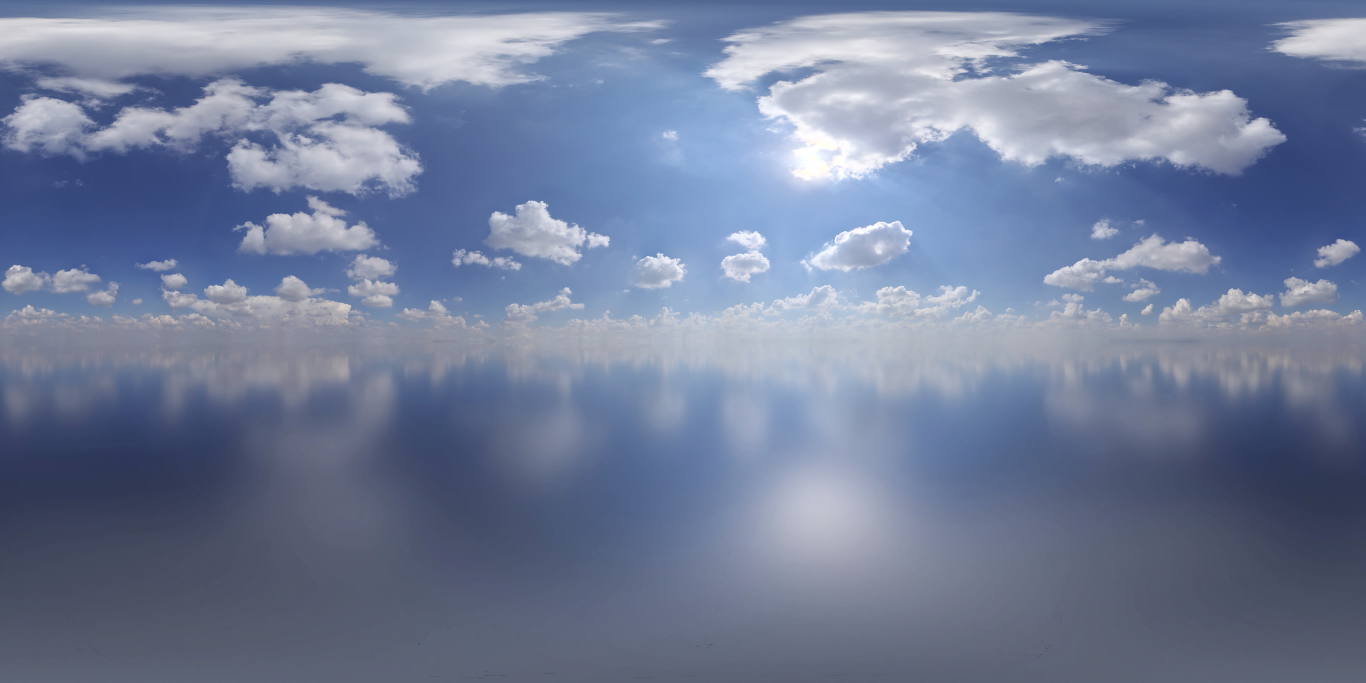
#> input picture assets/racer/sky.jpg, 4096 x 2048 px (shown at 1/3 size)
$ python make_night_sky.py
#> lines starting #> are read from the running program, lines starting #| are printed output that depends on the picture
#!/usr/bin/env python3
"""Writes the Ring Racer night sky assets/racer/night_sky.jpg from the day panorama assets/racer/sky.jpg.

Usage: python make_night_sky.py [<day panorama> [<night panorama>]]   (needs Pillow and NumPy)

The clouds of the day photo (white where the blue sky is not) become dark grey night clouds; near the moon their edges
catch some light. The moon sits where the sun is in the day photo (u 0.59, v 0.24), so the game's directional light,
which is the sun by day and the moon by night, keeps its direction. Stars shine only through the clear sky, and the lower
half fades into a dark haze.
"""
import sys
from pathlib import Path

import numpy as np
from PIL import Image, ImageFilter

ROOT = Path(__file__).resolve().parents[2]


def smoothstep(low: float, high: float, x: np.ndarray) -> np.ndarray:
    t = np.clip((x - low) / (high - low), 0.0, 1.0)
    return t * t * (3.0 - 2.0 * t)


def main() -> None:
    day_path = Path(sys.argv[1]) if len(sys.argv) > 1 else ROOT / "assets/racer/sky.jpg"
    night_path = Path(sys.argv[2]) if len(sys.argv) > 2 else ROOT / "assets/racer/night_sky.jpg"
    day = np.asarray(Image.open(day_path).convert("RGB")).astype(np.float32) / 255.0
    height, width, _ = day.shape
#> height = 2048; width = 4096
    v = (np.arange(height, dtype=np.float32) + 0.5)[:, None] / height        # 0 at the zenith, 0.5 at the horizon
#> v = 2048 values from 0.000244 to 1
    u = (np.arange(width, dtype=np.float32) + 0.5)[None, :] / width
    elevation = np.clip(1.0 - 2.0 * v, -1.0, 1.0)                             # 1 at the zenith, 0 at the horizon

    # Clouds: the day sky is blue (red well below blue), clouds are white or grey. Shade keeps their structure.
    red, blue = day[..., 0], day[..., 2]
    cloud = smoothstep(0.66, 0.9, red / np.maximum(blue, 1e-3)) * smoothstep(-0.02, 0.06, elevation)
#> in smoothstep, `return t * t * (3.0 - 2.0 * t)`:
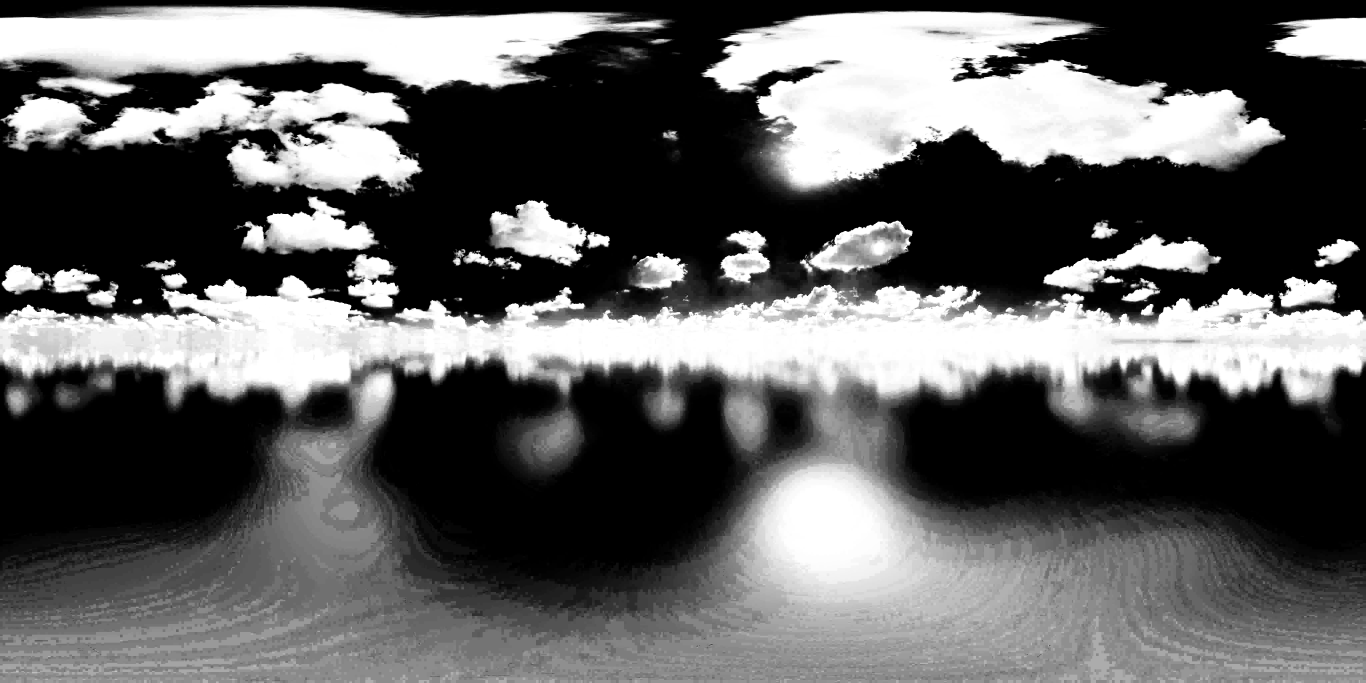
#> returned value: shape (2048, 4096) float32 (shown at 1/3 size); min 0, max 1, mean 0.383
    shade = day.mean(axis=2)
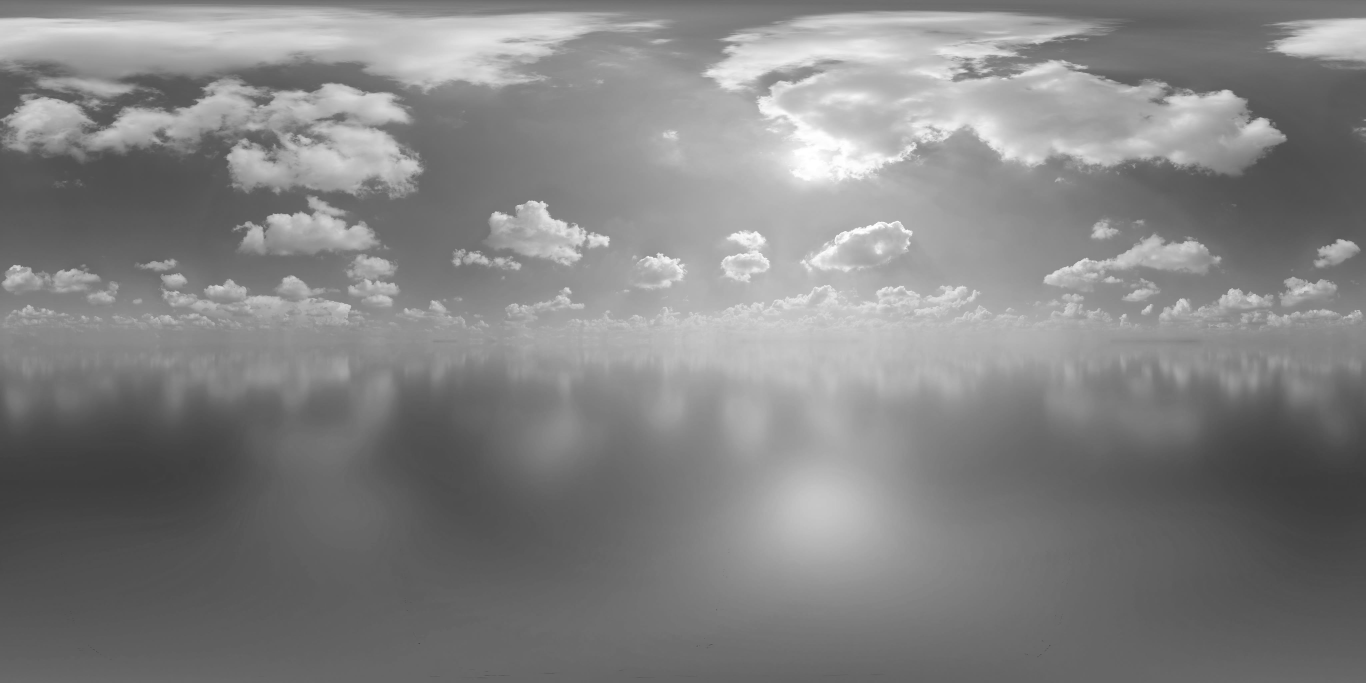
#> shade: shape (2048, 4096) float32 (shown at 1/3 size); min 0.122, max 1, mean 0.514

    # Sky: deep blue at the zenith, a little lighter at the horizon.
    zenith, horizon = np.array([5, 7, 17], np.float32), np.array([26, 30, 46], np.float32)
    mix = np.clip(elevation, 0.0, 1.0)[..., None] ** 0.5
    sky = np.broadcast_to(horizon * (1.0 - mix) + zenith * mix, (height, width, 3)).copy()

    # Moon where the sun is, with a soft glow around it.
    du = np.minimum(np.abs(u - 0.59), 1.0 - np.abs(u - 0.59)) * width
    dv = (v - 0.24) * height
#> dv = 2048 values from -491 to 1556
    distance = np.sqrt((du * np.cos((0.5 - v) * np.pi)) ** 2 + dv ** 2)       # Pixels, corrected for the latitude.
    glow = np.exp(-distance / 260.0)[..., None]
    sky += glow * np.array([38, 42, 52], np.float32)

    # Stars, denser towards the zenith, only where the sky is clear.
    rng = np.random.default_rng(7)
    count = 2600
    stars_v = np.arccos(rng.uniform(0.05, 1.0, count)) / np.pi             # Uniform over the upper hemisphere.
    stars_u = rng.uniform(0.0, 1.0, count)
    brightness = rng.uniform(60, 255, count) * rng.uniform(0.3, 1.0, count)
    for sv, su, b in zip(stars_v, stars_u, brightness):
        y, x = int(sv * height), int(su * width)
        if cloud[y, x] < 0.15:
            sky[y, x] += b * (1.0 - cloud[y, x] / 0.15) * np.array([0.95, 0.97, 1.0], np.float32)
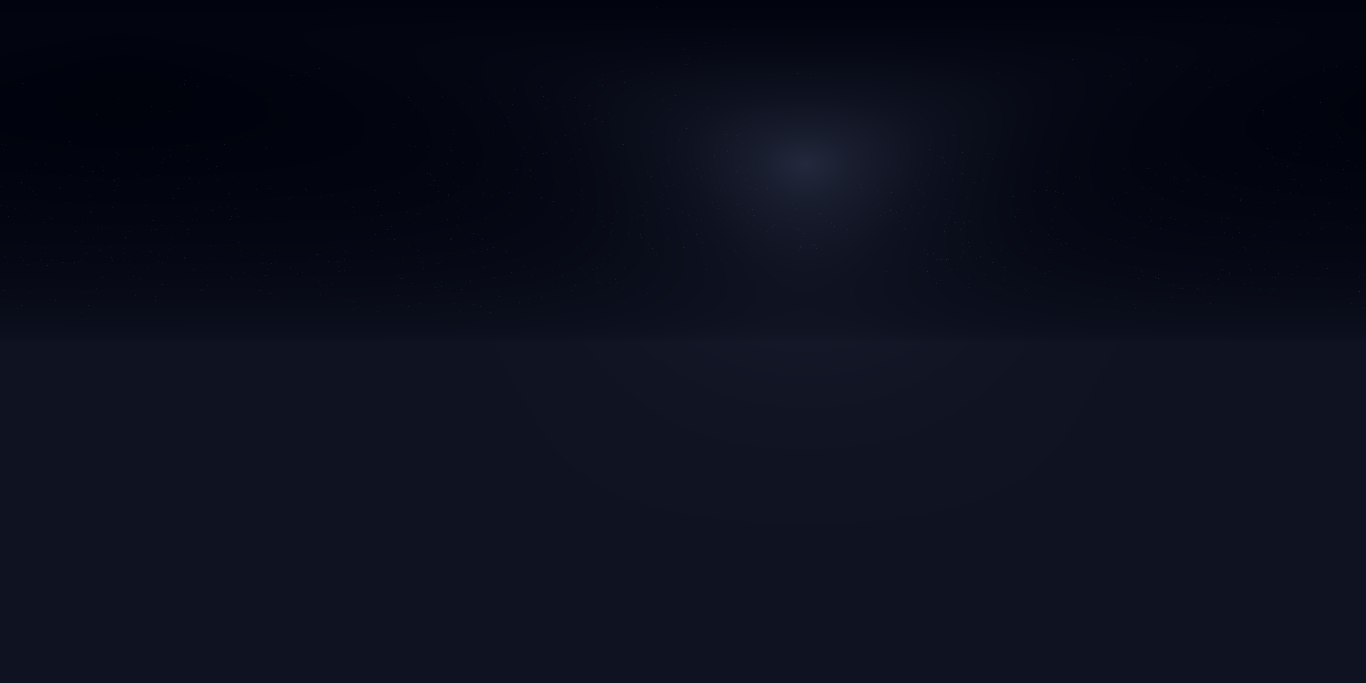
#> sky: shape (2048, 4096, 3) float32 (shown at 1/3 size); mean of channels 0, 1, 2 22.5, 26.3, 38.1; drawn with min black and max white

    # Dark clouds: grey with the photo's shading, lighter rims where they face the moon glow.
    edges = np.asarray(Image.fromarray((cloud * 255).astype(np.uint8)).filter(ImageFilter.FIND_EDGES), np.float32) / 255.0
    rim = np.asarray(Image.fromarray((edges * 255).astype(np.uint8)).filter(ImageFilter.GaussianBlur(3)), np.float32)[..., None] / 255.0
    cloud_color = np.array([16, 18, 25], np.float32) * (0.55 + 0.9 * shade[..., None]) + glow * (70.0 + 400.0 * rim) * np.array([0.8, 0.85, 1.0])
    night = sky * (1.0 - cloud[..., None]) + cloud_color * cloud[..., None]

    # The disc of the moon in front of everything, with a soft edge.
    disc = smoothstep(16.0, 13.0, distance)[..., None]
    night = night * (1.0 - disc) + np.array([236, 234, 220], np.float32) * disc

    # Below the horizon: a dark haze.
    below = smoothstep(0.0, 0.12, -elevation)[..., None]
#> below = 2048 values from 0 to 1
    night = night * (1.0 - below) + np.array([10, 12, 16], np.float32) * below
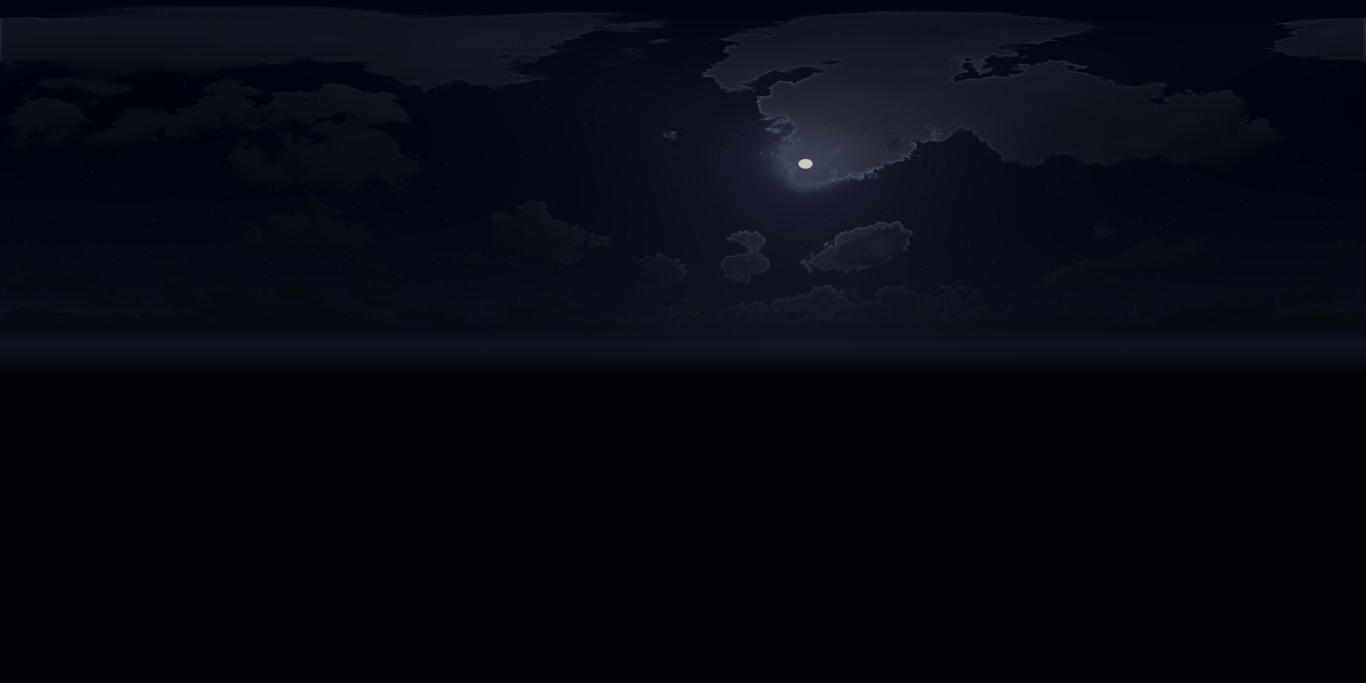
#> night: shape (2048, 4096, 3) float64 (shown at 1/3 size); mean of channels 0, 1, 2 16.4, 19.1, 27.5; drawn with min black and max white
    Image.fromarray(np.clip(night, 0, 255).astype(np.uint8)).save(night_path, quality=85, optimize=True)
    print(f"{night_path}: {width}x{height}")
#| assets/racer/night_sky.jpg: 4096x2048


if __name__ == "__main__":
    main()
